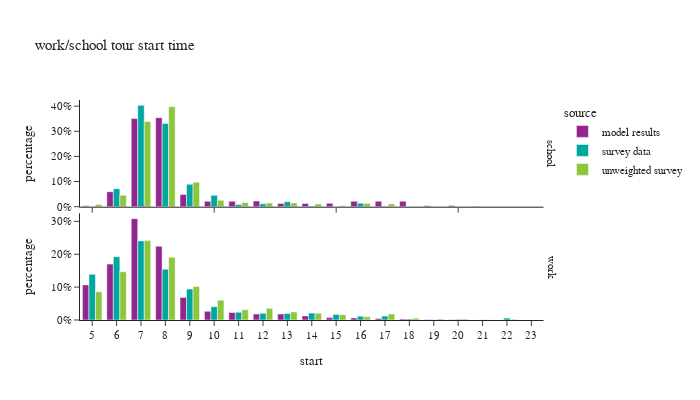

Notebook code cell kept with this figure:
### Code cell
df_plot = ws_tour_data.groupby(['source','tour_type','start'])[['tour_weight']].sum().reset_index()
df_plot['percentage'] = df_plot.groupby(['tour_type','source'], group_keys=False)['tour_weight']. \
    apply(lambda x: x / float(x.sum()))

fig = px.bar(df_plot, x="start", y="percentage", color="source",barmode="group",
             facet_row='tour_type',
             title="work/school tour start time")
fig.for_each_annotation(lambda a: a.update(text = a.text.split("=")[-1]))
fig.update_layout(height=400, width=700, yaxis1=dict(tickformat=".0%"), yaxis2=dict(tickformat=".0%", matches=None), xaxis=dict(dtick="1"))
fig.show()

### Figure 1 — Plotly figure (JSON) as saved in the notebook; plotly's stock layout.template omitted (floating-point values rounded to 4 significant figures)
{"data": [{"alignmentgroup": "True", "hovertemplate": "source=model results<br>tour_type=school<br>start=%{x}<br>percentage=%{y}<extra></extra>", "legendgroup": "model results", "marker": {"color": "#91268F", "pattern": {"shape": ""}}, "name": "model results", "offsetgroup": "model results", "orientation": "v", "showlegend": true, "textposition": "auto", "type": "bar", "x": [5.0, 6.0, 7.0, 8.0, 9.0, 10.0, 11.0, 12.0, 13.0, 14.0, 15.0, 16.0, 17.0, 18.0, 19.0, 20.0, 21.0, 22.0, 23.0], "xaxis": "x2", "y": [0.003755, 0.05982, 0.3512, 0.3541, 0.04868, 0.02183, 0.02195, 0.02285, 0.01313, 0.01294, 0.01349, 0.0216, 0.02206, 0.0219, 0.003752, 0.004729, 0.002111, 5.173e-05, 0.0001389], "yaxis": "y2"}, {"alignmentgroup": "True", "hovertemplate": "source=model results<br>tour_type=work<br>start=%{x}<br>percentage=%{y}<extra></extra>", "legendgroup": "model results", "marker": {"color": "#91268F", "pattern": {"shape": ""}}, "name": "model results", "offsetgroup": "model results", "orientation": "v", "showlegend": false, "textposition": "auto", "type": "bar", "x": [5.0, 6.0, 7.0, 8.0, 9.0, 10.0, 11.0, 12.0, 13.0, 14.0, 15.0, 16.0, 17.0, 18.0, 19.0, 20.0, 21.0, 22.0, 23.0], "xaxis": "x", "y": [0.1067, 0.17, 0.3083, 0.2242, 0.0686, 0.02646, 0.02304, 0.01811, 0.018, 0.01247, 0.007267, 0.006371, 0.004341, 0.002951, 0.001746, 0.0009828, 0.0002564, 3.9e-05, 2.925e-05], "yaxis": "y"}, {"alignmentgroup": "True", "hovertemplate": "source=survey data<br>tour_type=school<br>start=%{x}<br>percentage=%{y}<extra></extra>", "legendgroup": "survey data", "marker": {"color": "#00A7A0", "pattern": {"shape": ""}}, "name": "survey data", "offsetgroup": "survey data", "orientation": "v", "showlegend": true, "textposition": "auto", "type": "bar", "x": [5.0, 6.0, 7.0, 8.0, 9.0, 10.0, 11.0, 12.0, 13.0, 14.0, 15.0, 16.0, 17.0], "xaxis": "x2", "y": [0.0007512, 0.07174, 0.4032, 0.3308, 0.08945, 0.04552, 0.008732, 0.01144, 0.02, 0.002727, 7.891e-05, 0.01409, 0.001419], "yaxis": "y2"}, {"alignmentgroup": "True", "hovertemplate": "source=survey data<br>tour_type=work<br>start=%{x}<br>percentage=%{y}<extra></extra>", "legendgroup": "survey data", "marker": {"color": "#00A7A0", "pattern": {"shape": ""}}, "name": "survey data", "offsetgroup": "survey data", "orientation": "v", "showlegend": false, "textposition": "auto", "type": "bar", "x": [5.0, 6.0, 7.0, 8.0, 9.0, 10.0, 11.0, 12.0, 13.0, 14.0, 15.0, 16.0, 17.0, 18.0, 19.0, 20.0, 21.0, 22.0, 23.0], "xaxis": "x", "y": [0.1389, 0.1924, 0.2405, 0.1546, 0.09407, 0.04054, 0.02366, 0.02045, 0.02003, 0.02096, 0.01709, 0.01126, 0.01195, 0.003351, 0.001026, 0.002081, 0.001003, 0.005831, 0.0002], "yaxis": "y"}, {"alignmentgroup": "True", "hovertemplate": "source=unweighted survey<br>tour_type=school<br>start=%{x}<br>percentage=%{y}<extra></extra>", "legendgroup": "unweighted survey", "marker": {"color": "#8CC63E", "pattern": {"shape": ""}}, "name": "unweighted survey", "offsetgroup": "unweighted survey", "orientation": "v", "showlegend": true, "textposition": "auto", "type": "bar", "x": [5.0, 6.0, 7.0, 8.0, 9.0, 10.0, 11.0, 12.0, 13.0, 14.0, 15.0, 16.0, 17.0], "xaxis": "x2", "y": [0.009208, 0.04604, 0.3389, 0.3978, 0.09761, 0.02578, 0.01657, 0.01473, 0.01473, 0.01105, 0.003683, 0.01289, 0.01105], "yaxis": "y2"}, {"alignmentgroup": "True", "hovertemplate": "source=unweighted survey<br>tour_type=work<br>start=%{x}<br>percentage=%{y}<extra></extra>", "legendgroup": "unweighted survey", "marker": {"color": "#8CC63E", "pattern": {"shape": ""}}, "name": "unweighted survey", "offsetgroup": "unweighted survey", "orientation": "v", "showlegend": false, "textposition": "auto", "type": "bar", "x": [5.0, 6.0, 7.0, 8.0, 9.0, 10.0, 11.0, 12.0, 13.0, 14.0, 15.0, 16.0, 17.0, 18.0, 19.0, 20.0, 21.0, 22.0, 23.0], "xaxis": "x", "y": [0.08612, 0.1468, 0.2416, 0.1911, 0.1021, 0.06032, 0.03089, 0.03561, 0.02471, 0.02071, 0.01599, 0.01017, 0.01817, 0.005451, 0.002907, 0.00327, 0.00109, 0.002544, 0.0003634], "yaxis": "y"}], "layout": {"annotations": [{"font": {}, "showarrow": false, "text": "work", "textangle": 90, "x": 0.98, "xanchor": "left", "xref": "paper", "y": 0.2425, "yanchor": "middle", "yref": "paper"}, {"font": {}, "showarrow": false, "text": "school", "textangle": 90, "x": 0.98, "xanchor": "left", "xref": "paper", "y": 0.7575, "yanchor": "middle", "yref": "paper"}], "barmode": "group", "height": 400, "legend": {"title": {"text": "source"}, "tracegroupgap": 0}, "title": {"text": "work/school tour start time"}, "width": 700, "xaxis": {"anchor": "y", "domain": [0.0, 0.98], "dtick": "1", "title": {"text": "start"}}, "xaxis2": {"anchor": "y2", "domain": [0.0, 0.98], "matches": "x", "showticklabels": false}, "yaxis": {"anchor": "x", "domain": [0.0, 0.485], "tickformat": ".0%", "title": {"text": "percentage"}}, "yaxis2": {"anchor": "x2", "domain": [0.515, 1.0], "tickformat": ".0%", "title": {"text": "percentage"}}}}
